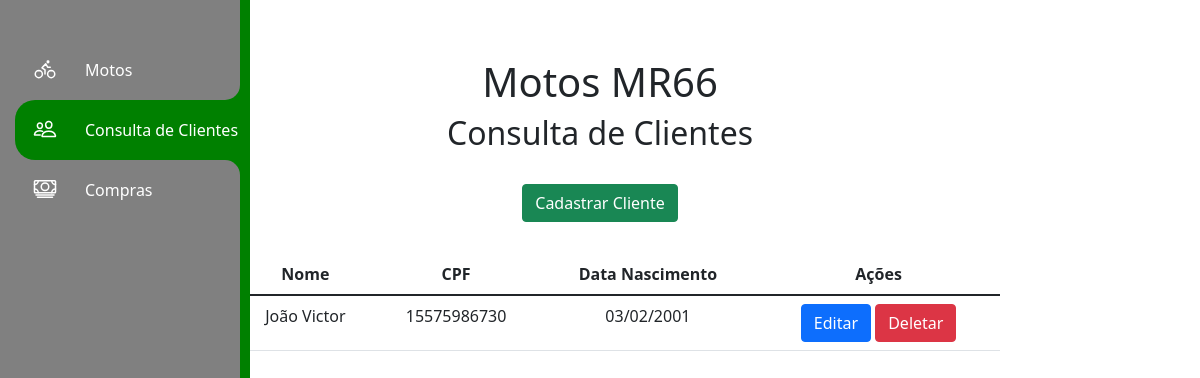
Page /cad/ on the earlier database version.
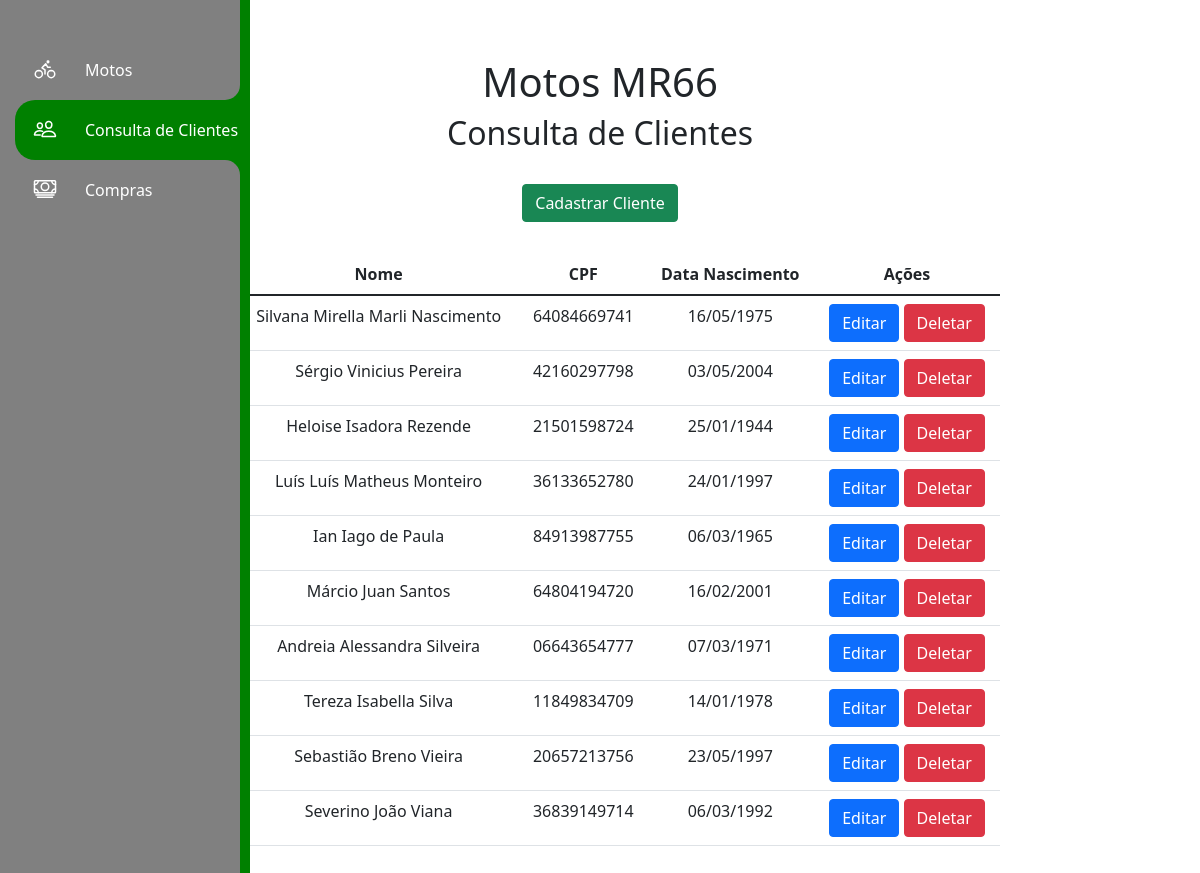
Same page on the later database version.
### app/models.py (models this page shows)
class Compras(models.Model):
    objects = None
    nome = models.CharField(max_length=150)
    cpf = models.CharField(max_length=100)
    data_nascimento = models.CharField(max_length=100)

### app/views.py (the view)
# urls.py: path('cad/', cad, name='cad'),
def cad(request):
    data = {}
    all = Compras.objects.all()
    paginator = Paginator(all, 10)
    pages = request.GET.get('page')
    data['db'] = paginator.get_page(pages)
    return render(request, 'listclientes.html', data)

### app/templates/listclientes.html (shortened to what this page needs)
<!DOCTYPE html>
<html lang="pt-br">
<head>
    <link rel="stylesheet" href="https://cdn.jsdelivr.net/npm/bootstrap@5.1.3/dist/css/bootstrap.min.css" rel="stylesheet">
</head>
<body>
    <div class="navigation">
        <ul>
            <li class="list">
                <a href="/">
                <span class="icon"><ion-icon name="bicycle-outline"></ion-icon></span>
                <span class="title">Motos</span>
                </a>
            </li>
            <li class="list active">
                <a href="/cad">
                <span class="icon"><ion-icon name="people-outline"></ion-icon></span>
                <span class="title">Consulta de Clientes</span>
                </a>
            </li>
            <li class="list">
                <a href="a">
                <span class="icon"><ion-icon name="cash-outline"></ion-icon></span>
                <span class="title">Compras</span>
                </a>
            </li>
        </ul>
    </div>
       <div class="col-8 m-auto pt-2 pb-2 text-center">
        <h1>Motos MR66</h1>
        <h2>Consulta de Clientes</h2>
       </div>
    <div class="col-8 m-auto pt-3 pb-2 text-center">
        <a href="/form1" class="btn btn-success">Cadastrar Cliente</a>
    </div>
    <div class="col-8 m-auto pt-4 pb-2 text-center">
            <table class="table">
              <thead class="thead-dark">
                <tr>
                  <th scope="col">#</th>
                  <th scope="col">Nome</th>
                  <th scope="col">CPF</th>
                  <th scope="col">Data Nascimento</th>
                  <th scope="col">Ações</th>
                </tr>
              </thead>
              <tbody>
              {% for dbs in db%}
                <tr>
                  <th>{{dbs.id}}</th>
                  <td>{{dbs.nome}}</td>
                  <td>{{dbs.cpf}}</td>
                  <td>{{dbs.data_nascimento}}</td>
                  <td>
                      <a href="/edit1/{{dbs.id}}/" class="btn btn-primary">Editar</a>
                      <a href="/delete1/{{dbs.id}}/" class="btn btn-danger btnDel">Deletar</a>
                  </td>
              {% endfor %}
                </tr>
            </tbody>
          </table>
    </div>
    {% load static %}
</body>
</html>

Differences in the rows shown:
removed Compras: nome "João Victor", cpf "15575986730", data_nascimento "03/02/2001"
added Compras: nome "Silvana Mirella Marli Nascimento", cpf "64084669741", data_nascimento "16/05/1975"
added Compras: nome "Sérgio Vinicius Pereira", cpf "42160297798", data_nascimento "03/05/2004"
added Compras: nome "Heloise Isadora Rezende", cpf "21501598724", data_nascimento "25/01/1944"
added Compras: nome "Luís Luís Matheus Monteiro", cpf "36133652780", data_nascimento "24/01/1997"
added Compras: nome "Ian Iago de Paula", cpf "84913987755", data_nascimento "06/03/1965"
added Compras: nome "Márcio Juan Santos", cpf "64804194720", data_nascimento "16/02/2001"
added Compras: nome "Andreia Alessandra Silveira", cpf "06643654777", data_nascimento "07/03/1971"
added Compras: nome "Tereza Isabella Silva", cpf "11849834709", data_nascimento "14/01/1978"
added Compras: nome "Sebastião Breno Vieira", cpf "20657213756", data_nascimento "23/05/1997"
added Compras: nome "Severino João Viana", cpf "36839149714", data_nascimento "06/03/1992"
